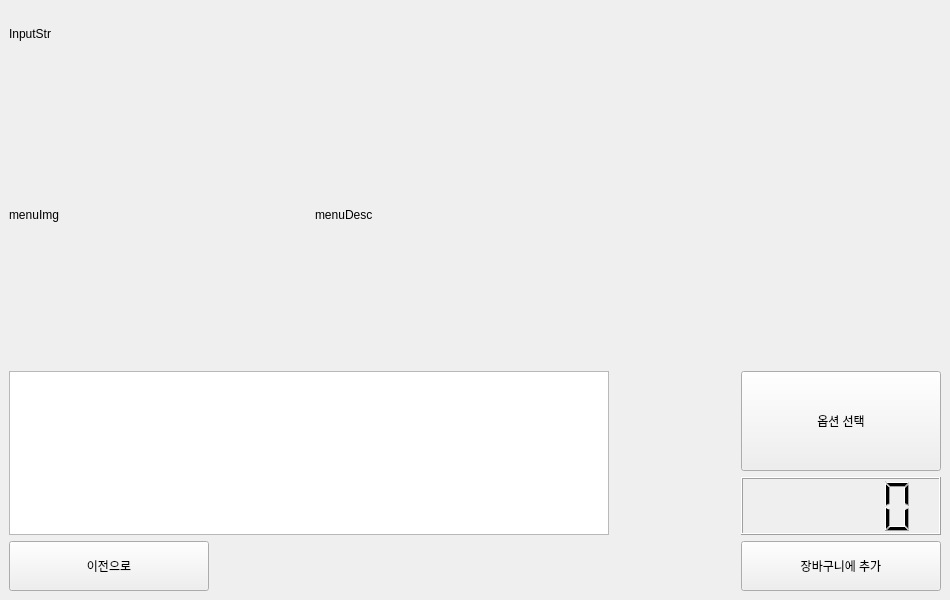
<?xml version="1.0" encoding="UTF-8"?>
<ui version="4.0">
 <class>Dialog</class>
 <widget class="QDialog" name="Dialog">
  <property name="windowModality">
   <enum>Qt::ApplicationModal</enum>
  </property>
  <property name="geometry">
   <rect>
    <x>0</x>
    <y>0</y>
    <width>950</width>
    <height>600</height>
   </rect>
  </property>
  <property name="sizePolicy">
   <sizepolicy hsizetype="Fixed" vsizetype="Fixed">
    <horstretch>0</horstretch>
    <verstretch>0</verstretch>
   </sizepolicy>
  </property>
  <property name="minimumSize">
   <size>
    <width>950</width>
    <height>600</height>
   </size>
  </property>
  <property name="maximumSize">
   <size>
    <width>950</width>
    <height>600</height>
   </size>
  </property>
  <property name="windowTitle">
   <string>Dialog</string>
  </property>
  <layout class="QGridLayout" name="gridLayout">
   <property name="leftMargin">
    <number>0</number>
   </property>
   <property name="topMargin">
    <number>0</number>
   </property>
   <property name="rightMargin">
    <number>0</number>
   </property>
   <property name="bottomMargin">
    <number>0</number>
   </property>
   <property name="spacing">
    <number>0</number>
   </property>
   <item row="0" column="0">
    <widget class="QStackedWidget" name="stackedWidget">
     <property name="currentIndex">
      <number>2</number>
     </property>
     <widget class="QWidget" name="page">
      <layout class="QGridLayout" name="gridLayout_2">
       <item row="0" column="0">
        <widget class="QPushButton" name="btn_start">
         <property name="maximumSize">
          <size>
           <width>200</width>
           <height>200</height>
          </size>
         </property>
         <property name="text">
          <string>btn_Start</string>
         </property>
        </widget>
       </item>
      </layout>
     </widget>
     <widget class="QWidget" name="page_InExact">
      <layout class="QVBoxLayout" name="verticalLayout">
       <item>
        <widget class="QLabel" name="InputStr_2">
         <property name="sizePolicy">
          <sizepolicy hsizetype="Preferred" vsizetype="Fixed">
           <horstretch>0</horstretch>
           <verstretch>0</verstretch>
          </sizepolicy>
         </property>
         <property name="minimumSize">
          <size>
           <width>0</width>
           <height>50</height>
          </size>
         </property>
         <property name="text">
          <string>InputStr</string>
         </property>
        </widget>
       </item>
       <item>
        <widget class="QListWidget" name="ai_InExactListWidget"/>
       </item>
       <item>
        <layout class="QHBoxLayout" name="horizontalLayout_3">
         <item>
          <widget class="QPushButton" name="pushButton_4">
           <property name="minimumSize">
            <size>
             <width>200</width>
             <height>50</height>
            </size>
           </property>
           <property name="text">
            <string>다시 입력하기</string>
           </property>
          </widget>
         </item>
         <item>
          <spacer name="horizontalSpacer_2">
           <property name="orientation">
            <enum>Qt::Horizontal</enum>
           </property>
           <property name="sizeHint" stdset="0">
            <size>
             <width>40</width>
             <height>20</height>
            </size>
           </property>
          </spacer>
         </item>
         <item>
          <widget class="QPushButton" name="pushButton_5">
           <property name="minimumSize">
            <size>
             <width>200</width>
             <height>50</height>
            </size>
           </property>
           <property name="text">
            <string>다음으로</string>
           </property>
          </widget>
         </item>
        </layout>
       </item>
      </layout>
     </widget>
     <widget class="QWidget" name="page_Exact">
      <layout class="QVBoxLayout" name="verticalLayout_2">
       <item>
        <widget class="QLabel" name="menuStr">
         <property name="sizePolicy">
          <sizepolicy hsizetype="Preferred" vsizetype="Fixed">
           <horstretch>0</horstretch>
           <verstretch>0</verstretch>
          </sizepolicy>
         </property>
         <property name="minimumSize">
          <size>
           <width>0</width>
           <height>50</height>
          </size>
         </property>
         <property name="text">
          <string>InputStr</string>
         </property>
        </widget>
       </item>
       <item>
        <layout class="QHBoxLayout" name="horizontalLayout">
         <item>
          <widget class="QLabel" name="menuImg">
           <property name="minimumSize">
            <size>
             <width>300</width>
             <height>300</height>
            </size>
           </property>
           <property name="maximumSize">
            <size>
             <width>300</width>
             <height>300</height>
            </size>
           </property>
           <property name="text">
            <string>menuImg</string>
           </property>
          </widget>
         </item>
         <item>
          <widget class="QLabel" name="menuDesc">
           <property name="text">
            <string>menuDesc</string>
           </property>
          </widget>
         </item>
        </layout>
       </item>
       <item>
        <layout class="QHBoxLayout" name="horizontalLayout_4">
         <item>
          <widget class="QListWidget" name="listWidget">
           <property name="minimumSize">
            <size>
             <width>600</width>
             <height>0</height>
            </size>
           </property>
           <property name="maximumSize">
            <size>
             <width>600</width>
             <height>16777215</height>
            </size>
           </property>
          </widget>
         </item>
         <item>
          <spacer name="horizontalSpacer_3">
           <property name="orientation">
            <enum>Qt::Horizontal</enum>
           </property>
           <property name="sizeHint" stdset="0">
            <size>
             <width>40</width>
             <height>20</height>
            </size>
           </property>
          </spacer>
         </item>
         <item>
          <layout class="QVBoxLayout" name="verticalLayout_3">
           <item>
            <widget class="QPushButton" name="pushButton_6">
             <property name="minimumSize">
              <size>
               <width>200</width>
               <height>100</height>
              </size>
             </property>
             <property name="maximumSize">
              <size>
               <width>200</width>
               <height>100</height>
              </size>
             </property>
             <property name="text">
              <string>옵션 선택</string>
             </property>
            </widget>
           </item>
           <item>
            <widget class="QLCDNumber" name="lcdNumber"/>
           </item>
          </layout>
         </item>
        </layout>
       </item>
       <item>
        <layout class="QHBoxLayout" name="horizontalLayout_2">
         <item>
          <widget class="QPushButton" name="pushButton_3">
           <property name="minimumSize">
            <size>
             <width>200</width>
             <height>50</height>
            </size>
           </property>
           <property name="text">
            <string>이전으로</string>
           </property>
          </widget>
         </item>
         <item>
          <spacer name="horizontalSpacer">
           <property name="orientation">
            <enum>Qt::Horizontal</enum>
           </property>
           <property name="sizeHint" stdset="0">
            <size>
             <width>40</width>
             <height>20</height>
            </size>
           </property>
          </spacer>
         </item>
         <item>
          <widget class="QPushButton" name="pushButton_2">
           <property name="minimumSize">
            <size>
             <width>200</width>
             <height>50</height>
            </size>
           </property>
           <property name="text">
            <string>장바구니에 추가</string>
           </property>
          </widget>
         </item>
        </layout>
       </item>
      </layout>
     </widget>
    </widget>
   </item>
  </layout>
 </widget>
 <resources/>
 <connections>
  <connection>
   <sender>btn_start</sender>
   <signal>clicked()</signal>
   <receiver>Dialog</receiver>
   <slot>btn_Start()</slot>
   <hints>
    <hint type="sourcelabel">
     <x>453</x>
     <y>262</y>
    </hint>
    <hint type="destinationlabel">
     <x>1044</x>
     <y>261</y>
    </hint>
   </hints>
  </connection>
 </connections>
 <slots>
  <slot>btn_Start()</slot>
 </slots>
</ui>
